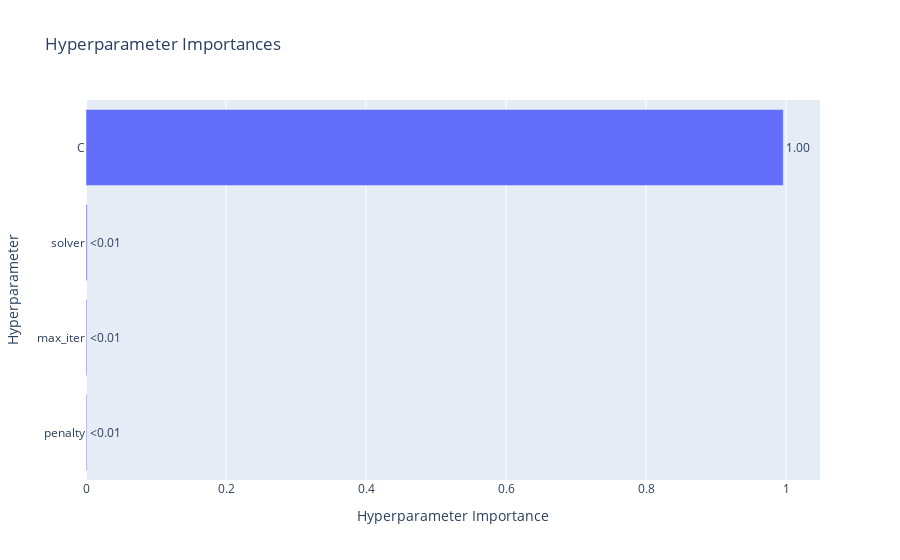

The code cell stored with this chart in its notebook:
### Code cell
optuna.visualization.plot_param_importances(study)

### Figure 1 — Plotly figure (JSON) as saved in the notebook; plotly's stock layout.template omitted (floating-point values rounded to 4 significant figures)
{"data": [{"cliponaxis": false, "hovertemplate": ["penalty (CategoricalDistribution): 0.001153595889497493<extra></extra>", "max_iter (IntDistribution): 0.001181452050353035<extra></extra>", "solver (CategoricalDistribution): 0.0016218612938448751<extra></extra>", "C (FloatDistribution): 0.9960430907663045<extra></extra>"], "name": "Objective Value", "orientation": "h", "text": ["<0.01", "<0.01", "<0.01", "1.00"], "textposition": "outside", "type": "bar", "x": [0.001154, 0.001181, 0.001622, 0.996], "y": ["penalty", "max_iter", "solver", "C"]}], "layout": {"title": {"text": "Hyperparameter Importances"}, "xaxis": {"title": {"text": "Hyperparameter Importance"}}, "yaxis": {"title": {"text": "Hyperparameter"}}}}
